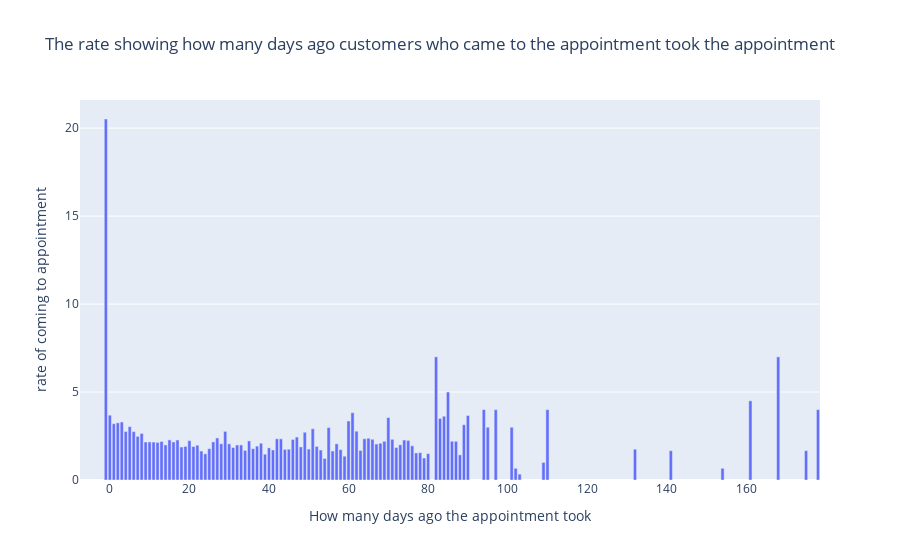

This figure's notebook cell:
### Code cell
plt.figure(figsize=(20, 15))
dayrate=noshown.value_counts()/noshowy.value_counts()
import plotly.express as px

fig = px.bar(data_frame=dayrate, 
             x=dayrate.index, 
             y=dayrate.values,title="The rate showing how many days ago customers who came to the appointment took the appointment",
                 labels={"index": "How many days ago the appointment took",  
                         "y": "rate of coming to appointment"})

fig.show()

### Figure 1 — Plotly figure (JSON) as saved in the notebook; plotly's stock layout.template omitted (floating-point values rounded to 4 significant figures; data arrays with more than 128 entries replaced by an {"elided": "..."} marker saying what was removed)
{"data": [{"alignmentgroup": "True", "hovertemplate": "How many days ago the appointment took=%{x}<br>rate of coming to appointment=%{y}<extra></extra>", "legendgroup": "", "marker": {"color": "#636efa"}, "name": "", "offsetgroup": "", "orientation": "v", "showlegend": false, "textposition": "auto", "type": "bar", "x": {"elided": "131 int values"}, "xaxis": "x", "y": {"elided": "131 float values"}, "yaxis": "y"}], "layout": {"barmode": "relative", "legend": {"tracegroupgap": 0}, "title": {"text": "The rate showing how many days ago customers who came to the appointment took the appointment"}, "xaxis": {"anchor": "y", "domain": [0, 1], "title": {"text": "How many days ago the appointment took"}}, "yaxis": {"anchor": "x", "domain": [0, 1], "title": {"text": "rate of coming to appointment"}}}}
